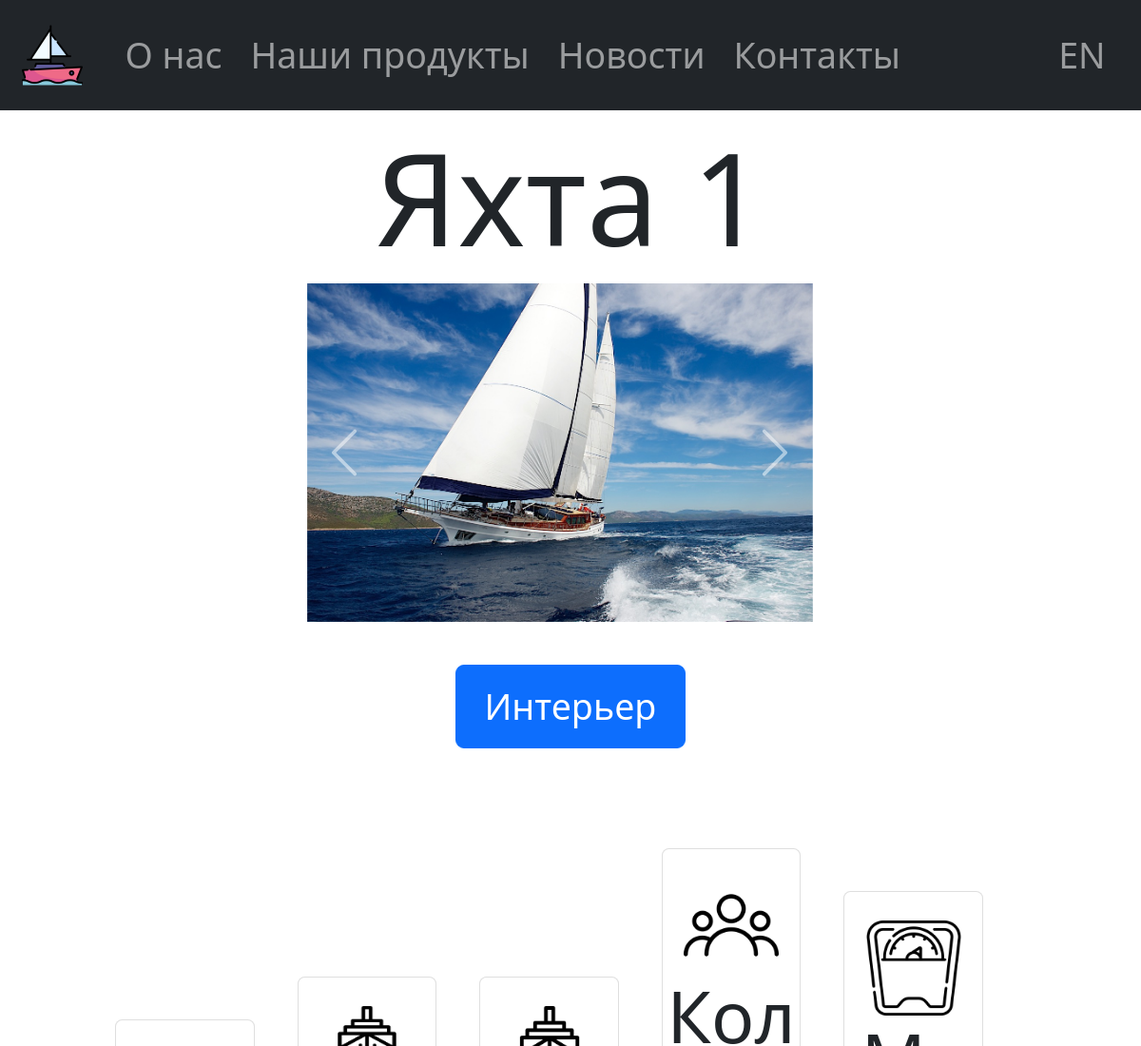
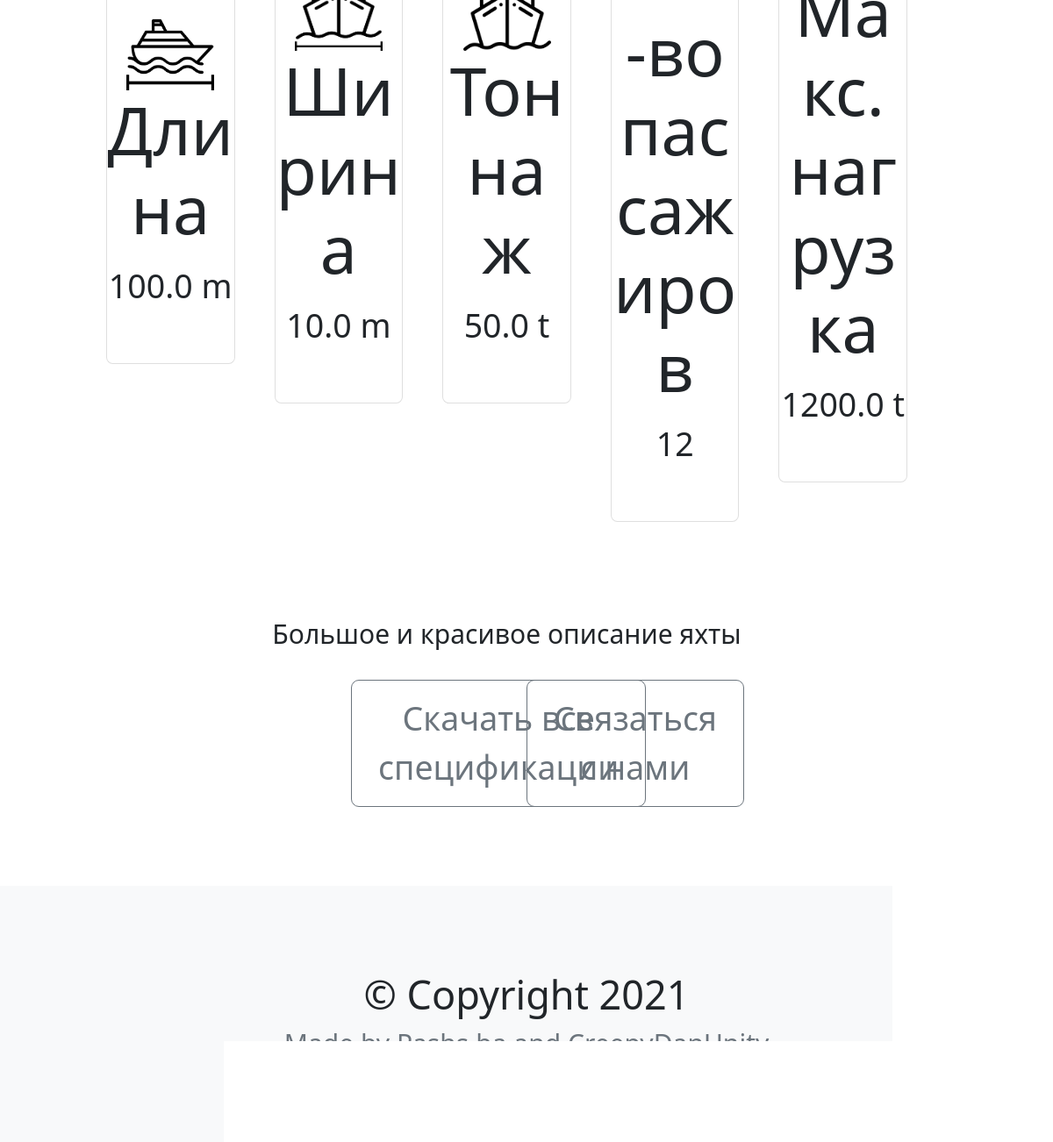
/products/1, run on the app's committed database (2 pictures, top to bottom).
### products/models.py (models this page shows, shortened)
class Product(models.Model):
    name = models.CharField(max_length=1024)
    en_name = models.CharField(max_length=1024, null=True)
    description = models.TextField(null=True)
    en_description = models.TextField(null=True)
    images_list = models.JSONField()
    into_photos = models.JSONField(null=True)
    length = models.FloatField(null=True)
    width = models.FloatField(null=True)
    displacement = models.FloatField(null=True)
    passengers = models.IntegerField(null=True)
    max_load = models.FloatField(null=True)
    spec = models.FileField(null=True)
    en_spec = models.FileField(null=True)

### products/views.py (the view)
# urls.py: path('<int:pk>', product, name='product'),
def product(request, pk):
    return render(request, 'product.html', {
        'product': Product.objects.get(pk=pk)
    })

### products/templates/product.html (shortened to what this page needs)
{% extends 'base.html' %}
{% load static %}
{% block current_page %}
    {% url 'en_product' product.pk%}
{% endblock %}
{% block main %}
    <h2 class="display-2 text-center" style="margin-top: 10px; margin-bottom: 10px">{{ product.name }}</h2>
    <div class="row mw-100">
        <div class="bd-example container ps-lg-4 col-xl-6" id="ext">
            <div id="carouselExampleControls" class="carousel slide" data-bs-ride="carousel">
              <div class="carousel-inner" id="outside">
                  {% for i in product.images_list %}
                    <div class="carousel-item {% if i ==  product.images_list.0%}active{% endif %}">
                      <img src="{% static i %}" class="d-block w-100" alt="...">
                    </div>
                  {% endfor %}
              </div>
              <button class="carousel-control-prev" type="button" data-bs-target="#carouselExampleControls" data-bs-slide="prev">
                <span class="carousel-control-prev-icon" aria-hidden="true"></span>
              </button>
              <button class="carousel-control-next" type="button" data-bs-target="#carouselExampleControls" data-bs-slide="next">
                <span class="carousel-control-next-icon" aria-hidden="true"></span>
              </button>
            </div>
        </div>
    </div>
    <div class="row mt-4 justify-content-center">
        <div class="col-xl-2 d-flex justify-content-center">
                <button class="btn btn-primary btn-lg" id="bt" onclick="change_view()">Интерьер</button>
        </div>
    </div>
    <div class="row justify-content-center my-5 mw-100 align-items-center" style="padding-left: 25px; padding-right: 25px">
        <div class="col-xl-2 my-2 mw-100">
            <div class="card d-flex justify-content-center text-center py-3">
                <div>
                    <img src="{% static 'products/boat.png' %}" alt="" class="" height="100" width="100">
                </div>
                <h5 class="display-6">Длина</h5>
                <p class="fs-5">{{ product.length }} m</p>
            </div>
        </div>
        <div class="col-xl-2 my-2 mw-100">
            <div class="card d-flex justify-content-center text-center py-3">
                <div>
                    <img src="{% static 'products/cruise.png' %}" alt="" class="" height="100" width="100">
                </div>
                <h5 class="display-6">Ширина</h5>
                <p class="fs-5">{{ product.width }} m</p>
            </div>
        </div>
        <div class="col-xl-2 my-2 mw-100">
            <div class="card d-flex justify-content-center text-center py-3">
                <div>
                    <img src="{% static 'products/disp.png' %}" alt="" class="" height="100" width="100">
                </div>
                <h5 class="display-6">Тоннаж<br></h5>
                <p class="fs-5">{{ product.displacement }} t</p>
            </div>
        </div>
        <div class="col-xl-2 my-2 mw-100">
            <div class="card d-flex justify-content-center text-center py-3">
                <div>
                    <img src="{% static 'products/user.png' %}" alt="" class="" height="100" width="100">
                </div>
                <h5 class="display-6">Кол-во <br>пассажиров</h5>
                <p class="fs-5">{{ product.passengers }}</p>
            </div>
        </div>
    <div class="col-xl-2 my-2 mw-100">
            <div class="card d-flex justify-content-center text-center py-3">
                <div>
                    <img src="{% static 'products/weight-scale.png' %}" alt="" class="" height="100" width="100">
                </div>
                <h5 class="display-6">Макс. нагрузка</h5>
                <p class="fs-5">{{ product.max_load }} t</p>
            </div>
        </div>
    </div>
    <div class="row justify-content-center mw-100" style="padding-left: 20px; padding-right: 20px">
        <div class="col-xl-8 text-center fs-5" >
            <p>{{ product.description|safe }}</p>
        </div>
    </div>
    <div class="row text-center mb-5 mw-100 d-flex justify-content-center align-items-center">
        <div class="col-xl-2">
            <a class="btn btn-lg btn-outline-secondary" href="/media/{{ product.spec }}" style="">Скачать все спецификации</a>
        </div>
        <div class="col-xl-2">
            <a class="btn btn-lg btn-outline-secondary" href="{% url 'homepage' %}#contacts" style="">Связаться с нами</a>
        </div>
    </div>
{% endblock %}

### templates/base.html (style rules this page uses)
@media (max-width: 1200px) { * { font-size: 30px; } }

### data on the page
Product: name "Яхта 1", length "100.0", width "10.0", displacement "50.0", passengers "12", max_load "1200.0", description "Большое и красивое описание яхты"
